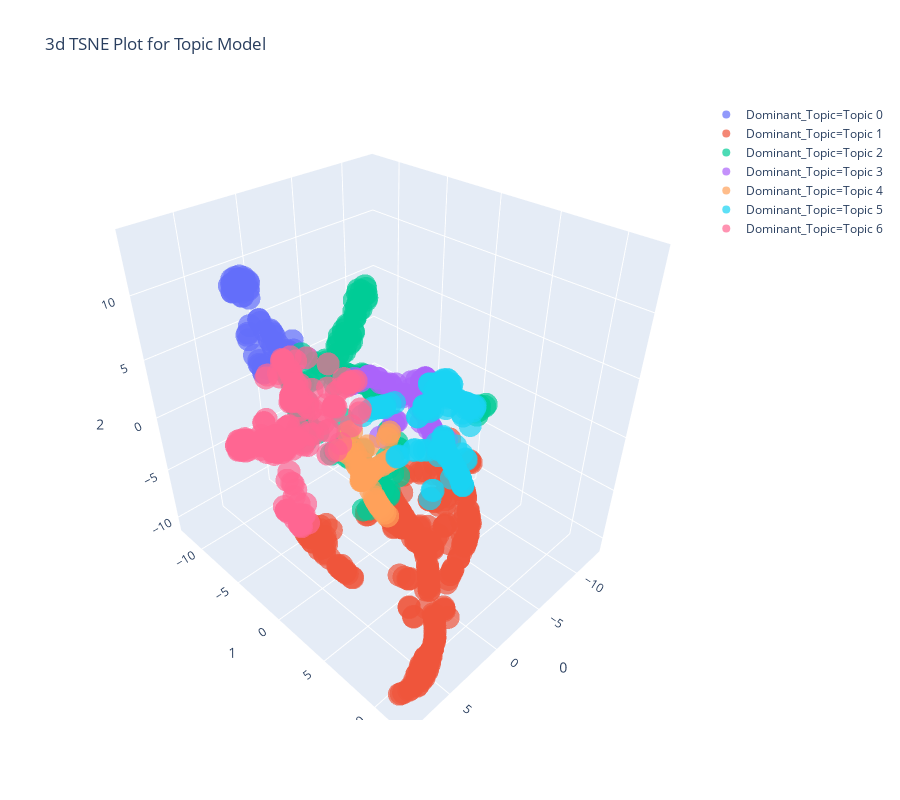

Write notebook code for a chart like this one.
### Markdown cell above
t-SNE（T-Distributed Stochastic Neighbor Embedding ）により、データを3次元で可視化しましょう。

### Code cell
plot_model(tuned_lda, plot="tsne")

### Figure 1 — Plotly figure (JSON) as saved in the notebook; plotly's stock layout.template omitted (floating-point values rounded to 4 significant figures; data arrays with more than 128 entries replaced by an {"elided": "..."} marker saying what was removed)
{"data": [{"hovertemplate": "Dominant_Topic=Topic 0<br>0=%{x}<br>1=%{y}<br>2=%{z}", "showlegend": true, "legendgroup": "Dominant_Topic=Topic 0", "name": "Dominant_Topic=Topic 0", "scene": "scene", "y": [-9.061, -8.734, -6.584, -9.152, -7.017, -8.3, -7.039, -8.022, -7.668, -9.076, -9.375, -7.268, -8.687, -7.019, -7.406, -9.175, -5.841, -8.458, -7.718, -7.6, -8.578, -9.274, -7.938, -8.691, -9.278, -7.386, -9.476, -8.418, -7.94, -5.222, -6.662, -7.3, -9.175, -8.291, -6.003, -3.34, -7.225, -7.637, -9.237, -7.892, -3.305, -5.377, -7.051, -3.484, -5.047, -6.879, -7.151, -8.262, -8.542, -3.935, -4.861, -7.31, -9.07, -6.532, -3.77, -8.63, -6.574, -5.312, -9.494, -8.677, -6.582, -4.117, -4.651, -4.951, -7.649, -9.052, -8.414, -5.815, -8.577, -3.965, -5.506, -5.232, -8.824, -3.889, -9.089], "hoverlabel": {"namelength": 0}, "mode": "markers", "marker": {"color": "#636efa", "opacity": 0.7, "symbol": "circle"}, "x": [3.833, 2.695, 3.9, 3.785, 1.36, 3.117, 1.306, 3.243, 2.163, 3.475, 3.001, 2.588, 2.827, 4.405, 2.186, 2.918, 4.472, 2.84, 2.455, 1.525, 3.422, 3.589, 2.697, 3.92, 3.225, 2.671, 3.519, 3.68, 2.706, 3.561, 3.94, 3.215, 3.901, 3.554, 2.317, 3.506, 3.973, 1.932, 3.343, 2.633, 2.33, 3.547, 4.298, 4.126, 3.58, 4.397, 3.303, 3.379, 3.881, 3.835, 3.537, 2.887, 2.753, 4.315, 3.385, 3.477, 1.011, 2.893, 3.212, 3.039, 0.9602, 3.613, -0.5869, 2.97, 2.227, 2.756, 2.94, 4.205, 3.347, 3.489, 3.537, 2.439, 3.886, 3.791, 3.111], "z": [9.818, 10.34, 5.106, 9.808, 4.95, 10.44, 4.564, 9.514, 5.946, 10.77, 10.39, 4.027, 9.808, 7.528, 5.725, 9.789, 6.065, 10.37, 6.808, 4.422, 9.529, 10.6, 7.697, 10.01, 9.703, 4.378, 10.18, 10.51, 7.717, 8.013, 5.187, 3.92, 10.27, 9.984, 4.926, 7.043, 8.013, 5.297, 9.667, 7.482, 6.419, 8.11, 7.622, 7.14, 7.89, 7.232, 3.955, 10.43, 10.16, 7.202, 7.414, 4.131, 9.983, 6.111, 7.15, 10.78, 5.9, 4.858, 10.22, 10.75, 5.103, 5.558, 4.142, 5.157, 6.096, 10.39, 9.898, 5.454, 9.509, 7.239, 8.181, 4.378, 10.51, 5.96, 10.75], "type": "scatter3d"}, {"hovertemplate": "Dominant_Topic=Topic 1<br>0=%{x}<br>1=%{y}<br>2=%{z}", "showlegend": true, "legendgroup": "Dominant_Topic=Topic 1", "name": "Dominant_Topic=Topic 1", "scene": "scene", "y": {"elided": "276 float values"}, "hoverlabel": {"namelength": 0}, "mode": "markers", "marker": {"color": "#EF553B", "opacity": 0.7, "symbol": "circle"}, "x": {"elided": "276 float values"}, "z": {"elided": "276 float values"}, "type": "scatter3d"}, {"hovertemplate": "Dominant_Topic=Topic 2<br>0=%{x}<br>1=%{y}<br>2=%{z}", "showlegend": true, "legendgroup": "Dominant_Topic=Topic 2", "name": "Dominant_Topic=Topic 2", "scene": "scene", "y": {"elided": "198 float values"}, "hoverlabel": {"namelength": 0}, "mode": "markers", "marker": {"color": "#00cc96", "opacity": 0.7, "symbol": "circle"}, "x": {"elided": "198 float values"}, "z": {"elided": "198 float values"}, "type": "scatter3d"}, {"hovertemplate": "Dominant_Topic=Topic 3<br>0=%{x}<br>1=%{y}<br>2=%{z}", "showlegend": true, "legendgroup": "Dominant_Topic=Topic 3", "name": "Dominant_Topic=Topic 3", "scene": "scene", "y": [0.3982, 5.011, -1.96, 0.7995, -2.253, 1.634, 0.4794, 1.692, 4.009, 0.9674, 1.359, 0.3433, 0.5555, 4.23, 2.808, -0.4064, -0.4015, 3.684, -2.514, 0.2256, 1.696, 1.027, 0.8206, 4.964, 1.389, 0.9267, -0.09291, 1.686, 1.537, 3.25, 0.8444, 1.219, 0.8635, 5.735, 1.146, -2.075, 1.972, 3.626, 1.667, 4.488, -2.792, -0.8318, 1.142, 1.172, 0.3463, 1.161, 2.685, 1.08, -0.0789, 1.541, 1.635, 2.868, 0.3549, 4.437, 1.698, 3.798, -0.1049, -0.05131, -0.2902, 0.5228, 0.698, 1.687, 3.801, 1.626, 0.6105, 1.998, -1.876, 4.381], "hoverlabel": {"namelength": 0}, "mode": "markers", "marker": {"color": "#ab63fa", "opacity": 0.7, "symbol": "circle"}, "x": [-5.363, -1.626, -0.7724, -1.767, -0.4577, -4.082, -5.038, -3.561, -2.299, -1.905, -3.965, -0.6689, -4.783, -2.22, -2.774, -0.5293, -2.674, -2.415, -1.738, -3.237, -3.511, -3.933, -4.43, -1.687, -2.934, -1.833, -1.357, -4.071, -3.978, -2.643, -3.485, -2.364, -4.083, -1.761, -1.977, -0.4916, -3.578, -2.308, -4.0, -1.928, -1.393, -2.456, -1.832, -3.68, 0.03945, -2.238, -2.801, -3.961, -2.868, -3.816, -4.089, -2.395, -0.6805, -2.133, -4.002, -2.392, -0.2651, -2.428, -2.552, -5.137, -4.334, -3.927, -2.396, -3.682, -0.6435, -3.447, -1.026, -2.145], "z": [0.5738, 1.258, 3.868, 1.023, 3.511, 4.062, 0.9522, 3.677, 1.751, 1.211, 3.449, 5.126, 1.261, 1.597, 2.529, 4.988, 3.387, 1.96, 3.113, 2.309, 3.589, 2.624, 1.171, 1.233, 3.713, 1.214, 4.255, 4.169, 4.025, 2.256, 3.784, 3.438, 2.371, 2.228, 3.443, 3.628, 3.508, 1.789, 4.26, 1.657, 3.358, 3.333, 3.416, 3.948, 5.616, 3.446, 2.507, 2.822, 3.45, 3.952, 4.112, 1.894, 5.125, 1.432, 4.253, 1.884, 5.301, 3.413, 3.417, 0.8125, 1.875, 4.255, 1.885, 4.141, 0.3046, 3.366, 3.852, 1.495], "type": "scatter3d"}, {"hovertemplate": "Dominant_Topic=Topic 4<br>0=%{x}<br>1=%{y}<br>2=%{z}", "showlegend": true, "legendgroup": "Dominant_Topic=Topic 4", "name": "Dominant_Topic=Topic 4", "scene": "scene", "y": [0.2096, -1.711, -1.79, 0.4298, -2.841, -0.8446, -1.155, -3.479, 0.7274, -0.3594, -1.052, -1.833, 0.5128, -3.545, -1.822, -1.48, 2.049, 0.3385, -1.615, -1.497, 0.6514, 0.8799, -0.9973, 1.432, -0.2956, -1.658, 0.4573, -1.83, -2.567, -1.372, -0.4851, 0.3208, -0.7438, -2.106, -1.761, 0.7376, -0.5763, -1.676, -1.83, 0.5688, -1.805, 1.175, -1.081, 1.502, 1.737, 0.01672, 0.7175, -0.9572, 2.683, -1.456, -1.814, -2.006, -0.2031], "hoverlabel": {"namelength": 0}, "mode": "markers", "marker": {"color": "#FFA15A", "opacity": 0.7, "symbol": "circle"}, "x": [-0.4383, -0.8612, -0.9664, -1.511, -0.4464, 1.969, -2.458, -1.561, -0.3305, -0.904, -2.999, -0.9678, 0.4841, -1.24, -0.9667, -1.384, 2.533, -0.4056, -0.8109, -1.306, -1.54, -0.3044, -3.214, -0.2517, -0.8879, -0.8608, -0.3796, -0.966, -0.5423, -0.9651, -0.6309, 0.7589, -0.9464, -0.6799, -0.8231, -0.3246, 1.836, -0.8557, -0.966, -1.504, -0.8065, -0.2723, -2.59, 2.565, -0.2264, -0.4875, -0.3277, -3.472, 2.598, -0.5461, -0.9674, -0.7267, 1.275], "z": [-5.712, -4.744, -5.37, -0.3846, -2.573, -0.219, -4.39, -1.816, -5.956, -3.364, -4.266, -5.417, 0.09251, -1.832, -5.404, -4.756, 0.666, -5.78, -5.189, -4.991, 0.2933, -6.021, -4.191, -6.203, -3.273, -4.368, -5.834, -5.412, -3.042, -4.977, -5.373, -0.1403, -3.9, -3.707, -4.167, -5.963, -0.2304, -4.318, -5.412, 0.03057, -4.027, -6.126, -4.264, 1.056, -6.277, -5.611, -5.954, -4.204, 0.4095, -4.959, -5.396, -3.921, -0.224], "type": "scatter3d"}, {"hovertemplate": "Dominant_Topic=Topic 5<br>0=%{x}<br>1=%{y}<br>2=%{z}", "showlegend": true, "legendgroup": "Dominant_Topic=Topic 5", "name": "Dominant_Topic=Topic 5", "scene": "scene", "y": {"elided": "139 float values"}, "hoverlabel": {"namelength": 0}, "mode": "markers", "marker": {"color": "#19d3f3", "opacity": 0.7, "symbol": "circle"}, "x": {"elided": "139 float values"}, "z": {"elided": "139 float values"}, "type": "scatter3d"}, {"hovertemplate": "Dominant_Topic=Topic 6<br>0=%{x}<br>1=%{y}<br>2=%{z}", "showlegend": true, "legendgroup": "Dominant_Topic=Topic 6", "name": "Dominant_Topic=Topic 6", "scene": "scene", "y": {"elided": "191 float values"}, "hoverlabel": {"namelength": 0}, "mode": "markers", "marker": {"color": "#FF6692", "opacity": 0.7, "symbol": "circle"}, "x": {"elided": "191 float values"}, "z": {"elided": "191 float values"}, "type": "scatter3d"}], "layout": {"title": {"text": "3d TSNE Plot for Topic Model"}, "scene": {"domain": {"y": [0, 1], "x": [0, 1]}, "zaxis": {"title": {"text": "2"}}, "xaxis": {"title": {"text": "0"}}, "yaxis": {"title": {"text": "1"}}}, "height": 800, "width": 900, "legend": {"tracegroupgap": 0}}}
